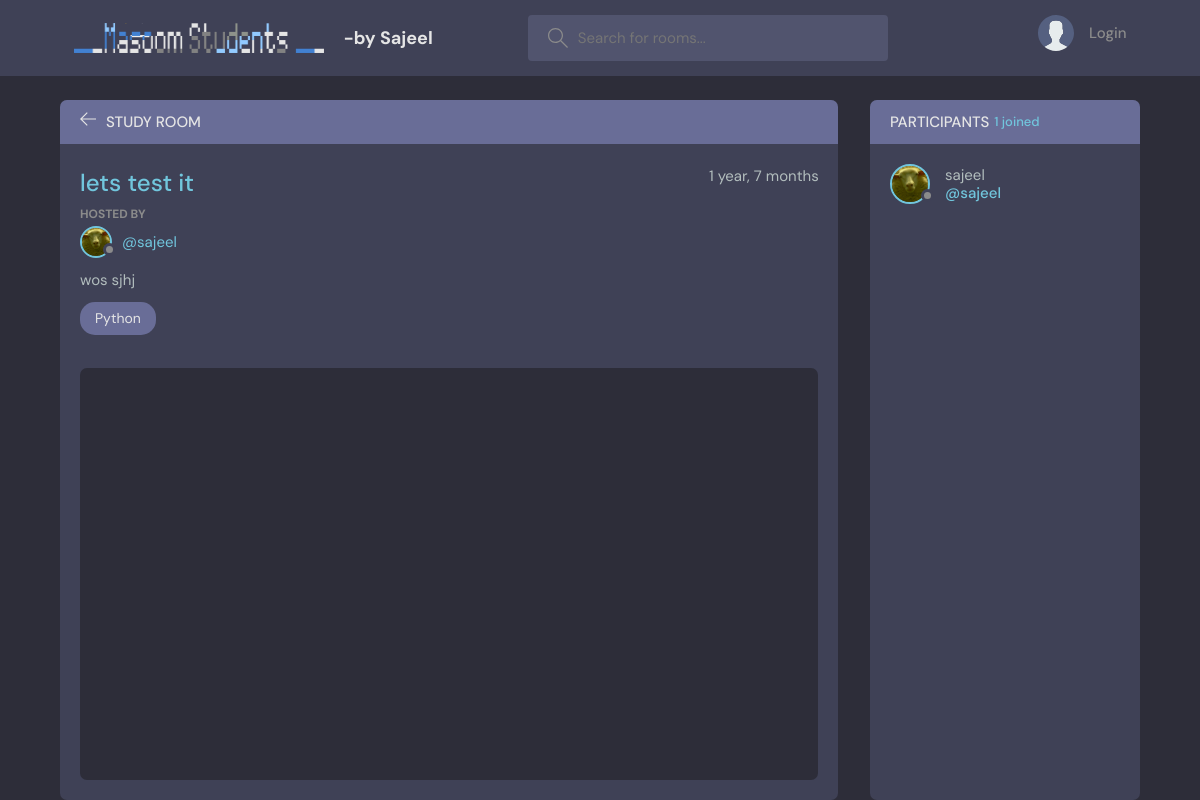
/room/1, run on the app's committed database.
### base/models.py (models this page shows, shortened)
class Room(models.Model):
    host = models.ForeignKey(User, on_delete=models.SET_NULL, null=True )
    topic = models.ForeignKey(Topic, on_delete=models.SET_NULL, null=True )
    name = models.CharField(max_length=200)
    description = models.TextField(null=True, blank=True)
    participants = models.ManyToManyField(User, related_name='participants', blank=True)
    updated = models.DateTimeField(auto_now=True)
    created = models.DateTimeField(auto_now_add=True)
    class Meta:
        ordering = ['-updated', '-created']    # we use '-'  for reversing the order

class User(AbstractUser):          # our custom user model
    name = models.CharField(max_length=200, null=True)
    email = models.EmailField(unique=True, null=True)
    bio = models.TextField(null=True)
    username = models.CharField(max_length=200, null=True, blank=True)
    avatar = models.ImageField(null=True, default="avatar.svg")
    USERNAME_FIELD = 'email'
    REQUIRED_FIELDS = ['username']

class Topic(models.Model):
    name = models.CharField(max_length=200)
    def __str__(self):
        return  self.name

### base/views.py (the view, shortened to what this page needs)
# urls.py: path('room/<str:pk>', views.room, name= 'room' ),
def room(request, pk):
    room = Room.objects.get(id=pk)
    room_messages = room.message_set.all().order_by('-created')  #  for ManyToOne Relation use "_set"  | accessing the childrens of class
    participants = room.participants.all()                       # for ManyToMany
    context = {'room': room, 'room_messages': room_messages, 'participants': participants}
    return render(request, 'base/room.html', context)

### base/templates/base/room.html (shortened to what this page needs)
{% extends 'main.html' %}
{% block content %}
<main class="profile-page layout layout--2">
  <div class="container">
    <div class="room">
      <div class="room__top">
        <div class="room__topLeft">
          <a href=" {% url 'home' %} ">
            <svg version="1.1" xmlns="http://www.w3.org/2000/svg" width="32" height="32" viewBox="0 0 32 32">
              <title>arrow-left</title>
              <path
                d="M13.723 2.286l-13.723 13.714 13.719 13.714 1.616-1.611-10.96-10.96h27.625v-2.286h-27.625l10.965-10.965-1.616-1.607z">
              </path>
            </svg>
          </a>
          <h3>Study Room</h3>
        </div>
      </div>
      <div class="room__box scroll">
        <div class="room__header scroll">
          <div class="room__info">
            <h3> {{room.name}} </h3>
            <span> {{room.created|timesince}} </span>
          </div>
          <div class="room__hosted">
            <p>Hosted By</p>
            <a href=" {% url 'user-profile' room.host.id %} " class="room__author">
              <div class="avatar avatar--small">
                <img src=" {{room.host.avatar.url}} " />
              </div>
              <span>@{{room.host.username}}</span>
            </a>
          </div>
          <div class="room__details">
            {{room.description}}
          </div>
          <span class="room__topics"> {{room.topic}} </span>
        </div>
        <div class="room__conversation">
          <div class="threads scroll">
          </div>
        </div>
      </div>
    </div>
    <div class="participants">
      <h3 class="participants__top">Participants <span>{{ participants.count}} joined</span></h3>
      <div class="participants__list scroll">
        {% for participant in participants %}
        <a href=" {% url 'user-profile' user.id %} " class="participant">
          <div class="avatar avatar--medium">
            <img src="{{participant.avatar.url}}" />
          </div>
          <p>
            {{participant.name}}
            <span>@{{participant.name}}</span>
          </p>
        </a>
        {% endfor %}
      </div>
    </div>
  </div>
</main>
{% endblock %}

### static/style/style.css (style rules this page uses)
:root { --color-main: #71c6dd; --color-main-light: #e1f6fb; --color-dark: #3f4156; --color-dark-medium: #51546e; --color-dark-light: #696d97; --color-light: #e5e5e5; --color-gray: #8b8b8b; --color-light-gray: #b2bdbd; --color-bg: #2d2d39; --color-success: #5dd693; --color-error: #fc4b0b; }
* { font-family: "DM Sans", -apple-system, BlinkMacSystemFont, "Segoe UI", Roboto, Oxygen, Ubuntu, Cantarell, "Open Sans", "Helvetica Neue", sans-serif; margin: 0; padding: 0; box-sizing: border-box; text-rendering: optimizeLegibility; font-size: inherit; }
html { font-size: 56.25%; }
@media only screen and (min-width: 1200px) { html { font-size: 62.5%; } }
body { line-height: 1.6; font-weight: 400; font-size: 1.5rem; color: var(--color-light-gray); background-color: var(--color-bg); min-height: 100vh; }
img { width: 100%; }
a { display: inline-block; color: var(--color-main); text-decoration: none; }
.container { max-width: 120rem; width: 90%; margin: auto; }
.avatar { position: relative; display: inline-block; border-radius: 50%; border: 2px solid var(--color-main); }
.avatar img { display: block; border-radius: 50%; object-fit: cover; object-position: center; }
.avatar::after { content: ""; display: block; position: absolute; background-color: var(--color-gray); z-index: 111; border-radius: 50%; border: 0.3rem solid var(--color-dark); }
.avatar.avatar--small img { width: 2.8rem; height: 2.8rem; }
.avatar.avatar--small:after { width: 0.7rem; height: 0.7rem; bottom: 0px; right: -6px; }
.avatar.avatar--medium img { width: 3.6rem; height: 3.6rem; border-radius: 50%; }
.avatar.avatar--medium:after { width: 0.7rem; height: 0.7rem; bottom: 0px; right: -6px; }
.layout { margin-top: 2.4rem; }
.layout > .container { display: flex; justify-content: space-between; align-items: flex-start; }
.layout--2 > .container > div:first-child { flex-basis: 72%; }
.layout--2 > .container > div:last-child { flex-basis: 25%; }
.room, .participants { background: var(--color-dark); max-height: 87.5vh; border-radius: 0.7rem; overflow: hidden; position: relative; }
.room__top, .participants__top { background: var(--color-dark-light); display: flex; justify-content: space-between; align-items: center; padding: 1rem 2rem; position: relative; }
.room__top svg, .thread__top svg { width: 1.6rem; height: 1.6rem; fill: var(--color-light); cursor: pointer; }
.room__topLeft { display: flex; align-items: flex-end; gap: 1rem; }
.room__topLeft h3, .participants__top { text-transform: uppercase; font-weight: 500; color: var(--color-light); }
.room__topLeft svg { width: 1.6rem; height: 1.6rem; fill: var(--color-light); }
.room__header { max-height: 30vh; overflow-y: auto; position: absolute; width: 95%; background: var(--color-dark); z-index: 999; top: 4.4rem; padding-top: 2rem; padding-bottom: 1rem; }
.room__box { padding-left: 2rem; padding-right: 2rem; height: 80.5vh; padding-bottom: 0; }
.room__info { display: flex; justify-content: space-between; }
.room__info h3 { font-size: 2.4rem; font-weight: 500; color: var(--color-main); }
.room__hosted p { text-transform: uppercase; color: var(--color-gray); font-size: 1.2rem; font-weight: 700; line-height: 2; }
.room__author { display: flex; gap: 1rem; align-items: center; margin-bottom: 1rem; transition: all 0.3s ease-in-out; }
.room__topics { padding: 0.5rem 1.5rem; background: var(--color-dark-light); color: var(--color-light); display: inline-block; font-size: 1.4rem; border-radius: 1.5rem; margin: 1rem 0; }
.room__conversation { margin-top: 1rem; margin-bottom: 4rem; height: 64%; }
.threads { background: var(--color-bg); border-radius: 0.7rem; overflow-y: auto; height: 100%; margin-top: 28vh; padding: 0 2rem 4rem 2rem; }
.participants__top span { color: var(--color-main); font-size: 1.3rem; text-transform: none; }
.participants__top { justify-content: flex-start; gap: 0.5rem; }
.participants__list { padding: 2rem; height: 82.5vh; overflow-y: scroll; padding-bottom: 0; }
.participant { display: flex; align-items: center; gap: 1.5rem; margin-bottom: 2rem; }
.participant p { color: var(--color-light-gray); line-height: 1.2; }
.participant span { display: block; font-weight: 500; color: var(--color-main); font-weight: 1.4rem; }

### data on the page
Room: name "lets test it", created "1 year, 7 months", host.avatar (picture), host.username "sajeel", description "wos sjhj", topic "Python"
User: avatar (picture), name "sajeel"

### other printed values
{{ participants.count }} "1"
